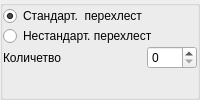
              <widget class="QGroupBox" name="groupBox_14">
               <property name="sizePolicy">
                <sizepolicy hsizetype="Preferred" vsizetype="Maximum">
                 <horstretch>0</horstretch>
                 <verstretch>0</verstretch>
                </sizepolicy>
               </property>
               <property name="title">
                <string/>
               </property>
               <layout class="QFormLayout" name="formLayout_10">
                <property name="horizontalSpacing">
                 <number>0</number>
                </property>
                <property name="verticalSpacing">
                 <number>0</number>
                </property>
                <property name="leftMargin">
                 <number>0</number>
                </property>
                <property name="topMargin">
                 <number>0</number>
                </property>
                <property name="rightMargin">
                 <number>0</number>
                </property>
                <property name="bottomMargin">
                 <number>0</number>
                </property>
                <item row="2" column="0">
                 <widget class="QRadioButton" name="r_standart_overlap">
                  <property name="text">
                   <string>Стандарт.  перехлест</string>
                  </property>
                  <property name="checked">
                   <bool>true</bool>
                  </property>
                 </widget>
                </item>
                <item row="3" column="0" colspan="2">
                 <widget class="QRadioButton" name="r_nostandart_overlap">
                  <property name="text">
                   <string>Нестандарт. перехлест</string>
                  </property>
                 </widget>
                </item>
                <item row="5" column="0">
                 <widget class="QLabel" name="colvo">
                  <property name="text">
                   <string>Количетво</string>
                  </property>
                 </widget>
                </item>
                <item row="5" column="1">
                 <widget class="QSpinBox" name="inp_overlap_count"/>
                </item>
               </layout>
              </widget>
